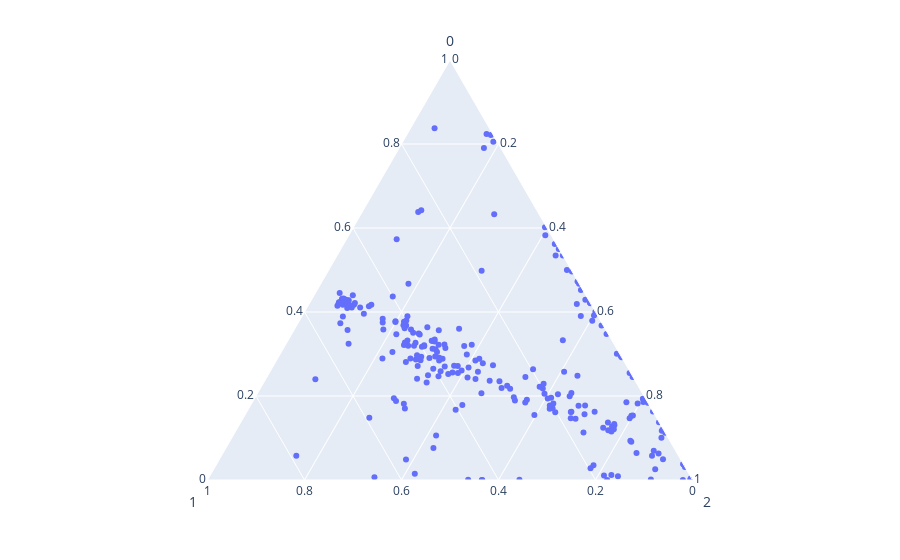

The notebook cell saved with this chart:
### Code cell
plt.figure(figsize=(15,4))
A = trimine.regimes[0].A
A  = [a/a.sum() for a in A]
df = pd.DataFrame(A)
px.scatter_ternary(df, a=0, b=1, c=2)

### Figure 1 — Plotly figure (JSON) as saved in the notebook; plotly's stock layout.template omitted (floating-point values rounded to 4 significant figures; data arrays with more than 128 entries replaced by an {"elided": "..."} marker saying what was removed)
{"data": [{"a": {"elided": "262 float values"}, "b": {"elided": "262 float values"}, "c": {"elided": "262 float values"}, "hovertemplate": "0=%{a}<br>1=%{b}<br>2=%{c}<extra></extra>", "legendgroup": "", "marker": {"color": "#636efa", "symbol": "circle"}, "mode": "markers", "name": "", "showlegend": false, "subplot": "ternary", "type": "scatterternary"}], "layout": {"legend": {"tracegroupgap": 0}, "margin": {"t": 60}, "ternary": {"aaxis": {"title": {"text": "0"}}, "baxis": {"title": {"text": "1"}}, "caxis": {"title": {"text": "2"}}, "domain": {"x": [0, 1], "y": [0, 1]}}}}
